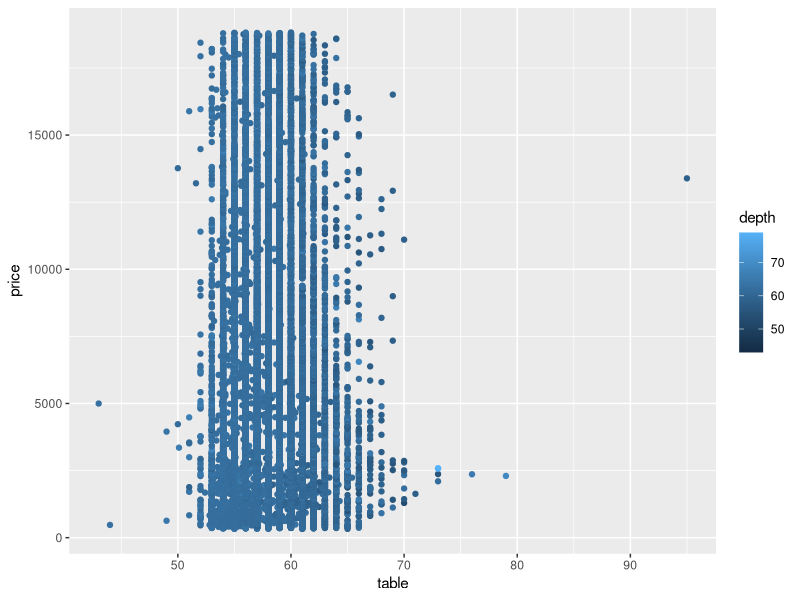
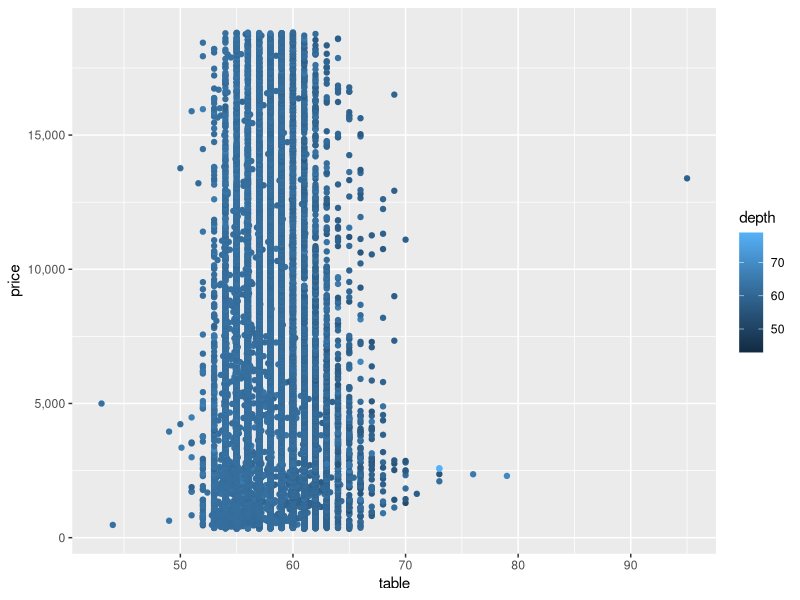
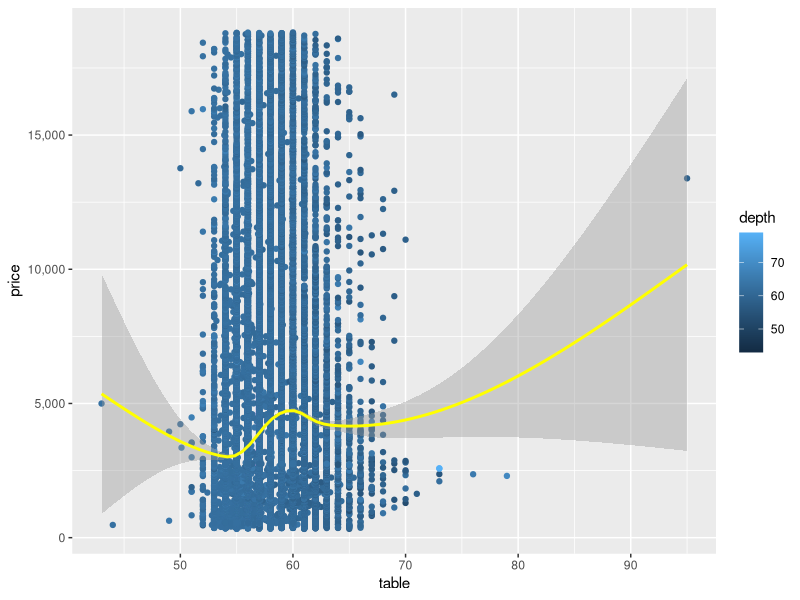
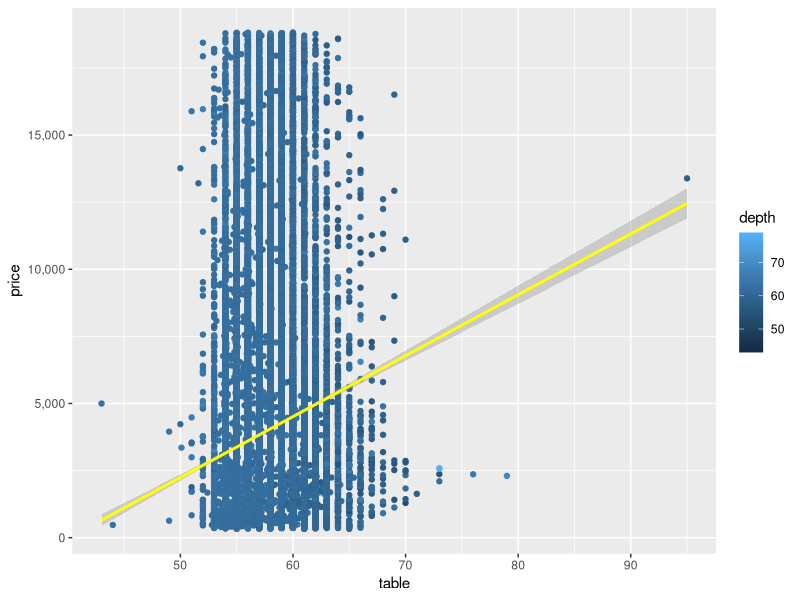
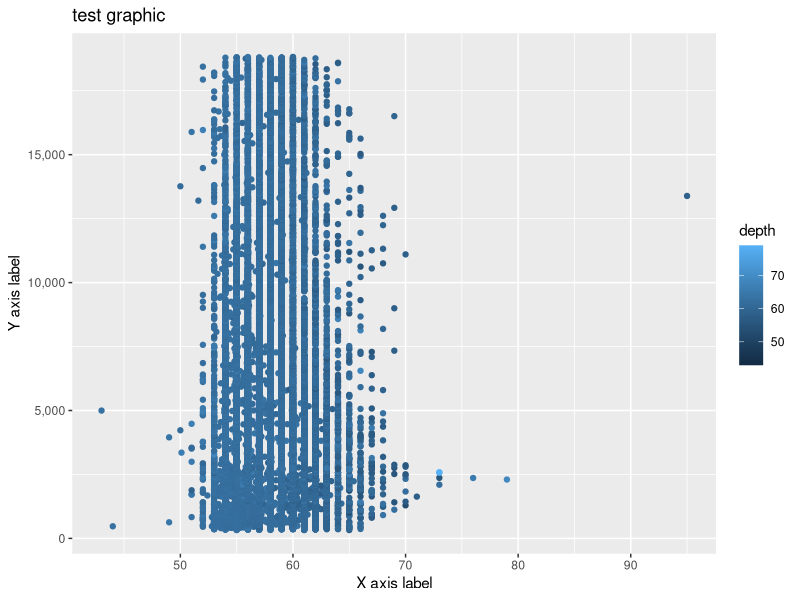

Recreate these plots in R, in order.
# this example shows how to see which data sets are contained in a package

# it is recommended to use require in functions. So the rule of thumb is to use the library method
require('ggplot2')
data(package='ggplot2')
help(diamonds)
diamonds
# the view function allows you to see the whole data set
View(diamonds)

# the summary command allows you to see statistics about your data set like min, max, mean, median, quartiles
# for every column in the data set
summary(diamonds)

# select/filter/query only a subset of your data using several columns. Using logical operators
subset(diamonds, cut %in% 'Fair' & color %in% 'J' & price < 1000)

# select/filter/query only a subset of your data using several columns. Using logical operators. But also
# allows you to indicate which data needs to be returned
subset(diamonds, cut %in% 'Fair' & color %in% 'J' & price < 1000)$price

# calculate the average using the result of a subset
mean(subset(diamonds, cut %in% 'Fair' & color %in% 'J' & price < 1000)$price)

# to know the size of the data set. The first value is the rows number and the second value is the columns 
# number
dim(diamonds)

g <- ggplot(diamonds, aes(x = table, y = price))

g <- g + geom_point(aes(color=depth))

g

# indicates that in the graph are numbers with a lot of zeroes, so we want to work with up to 20 zeroes
options (scipen = 20)

library(scales)

g <- g + scale_y_continuous(labels = comma)
g

require(mgcv)

g + geom_smooth(color='yellow')

g + geom_smooth(method = 'lm',color='yellow')

g <- g + labs(title = "test graphic",
              x="X axis label",
              y="Y axis label"
              )
g
